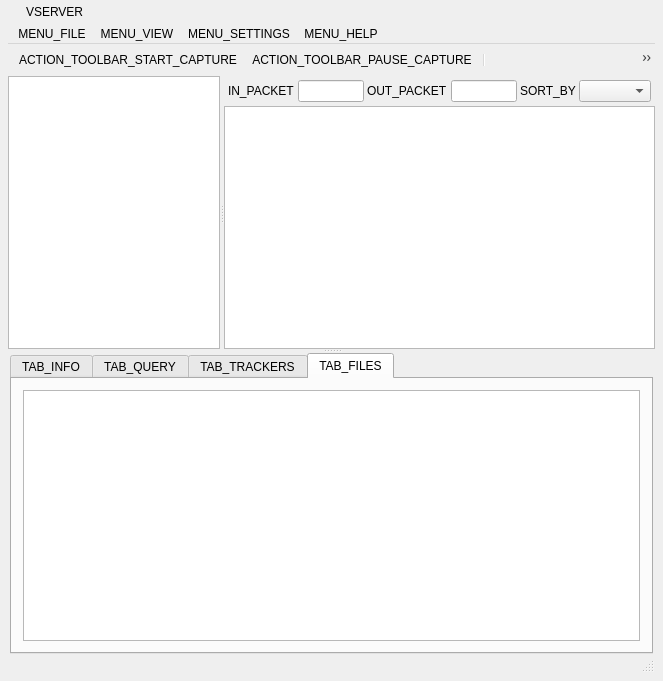
<?xml version="1.0" encoding="UTF-8"?>
<ui version="4.0">
 <class>CustomWindow</class>
 <widget class="QWidget" name="CustomWindow">
  <property name="geometry">
   <rect>
    <x>0</x>
    <y>0</y>
    <width>663</width>
    <height>681</height>
   </rect>
  </property>
  <property name="mouseTracking">
   <bool>true</bool>
  </property>
  <property name="windowTitle">
   <string>CuteTorrent</string>
  </property>
  <layout class="QVBoxLayout" name="verticalLayout">
   <property name="spacing">
    <number>0</number>
   </property>
   <property name="leftMargin">
    <number>2</number>
   </property>
   <property name="topMargin">
    <number>1</number>
   </property>
   <property name="rightMargin">
    <number>2</number>
   </property>
   <property name="bottomMargin">
    <number>2</number>
   </property>
   <item>
    <widget class="QWidget" name="titleBar" native="true">
     <property name="minimumSize">
      <size>
       <width>0</width>
       <height>23</height>
      </size>
     </property>
     <property name="maximumSize">
      <size>
       <width>16777215</width>
       <height>23</height>
      </size>
     </property>
     <property name="styleSheet">
      <string notr="true"/>
     </property>
     <layout class="QHBoxLayout" name="horizontalLayout">
      <property name="spacing">
       <number>4</number>
      </property>
      <property name="leftMargin">
       <number>5</number>
      </property>
      <property name="topMargin">
       <number>0</number>
      </property>
      <property name="rightMargin">
       <number>1</number>
      </property>
      <property name="bottomMargin">
       <number>0</number>
      </property>
      <item>
       <widget class="QLabel" name="tbMenu">
        <property name="maximumSize">
         <size>
          <width>15</width>
          <height>15</height>
         </size>
        </property>
        <property name="text">
         <string/>
        </property>
        <property name="pixmap">
         <pixmap resource="../../Resources/resource.qrc">:/icons/app.ico</pixmap>
        </property>
        <property name="scaledContents">
         <bool>true</bool>
        </property>
       </widget>
      </item>
      <item>
       <widget class="QLabel" name="LTitle">
        <property name="minimumSize">
         <size>
          <width>100</width>
          <height>22</height>
         </size>
        </property>
        <property name="maximumSize">
         <size>
          <width>16777215</width>
          <height>22</height>
         </size>
        </property>
        <property name="styleSheet">
         <string notr="true"/>
        </property>
        <property name="text">
         <string>VSERVER</string>
        </property>
        <property name="textFormat">
         <enum>Qt::AutoText</enum>
        </property>
       </widget>
      </item>
      <item>
       <widget class="QPushButton" name="pbMin">
        <property name="minimumSize">
         <size>
          <width>3</width>
          <height>22</height>
         </size>
        </property>
        <property name="maximumSize">
         <size>
          <width>22</width>
          <height>22</height>
         </size>
        </property>
        <property name="iconSize">
         <size>
          <width>22</width>
          <height>22</height>
         </size>
        </property>
        <property name="flat">
         <bool>true</bool>
        </property>
       </widget>
      </item>
      <item>
       <widget class="QPushButton" name="pbMax">
        <property name="minimumSize">
         <size>
          <width>3</width>
          <height>22</height>
         </size>
        </property>
        <property name="maximumSize">
         <size>
          <width>22</width>
          <height>22</height>
         </size>
        </property>
        <property name="iconSize">
         <size>
          <width>22</width>
          <height>22</height>
         </size>
        </property>
        <property name="flat">
         <bool>true</bool>
        </property>
       </widget>
      </item>
      <item>
       <widget class="QPushButton" name="pbClose">
        <property name="minimumSize">
         <size>
          <width>3</width>
          <height>22</height>
         </size>
        </property>
        <property name="maximumSize">
         <size>
          <width>22</width>
          <height>22</height>
         </size>
        </property>
        <property name="iconSize">
         <size>
          <width>22</width>
          <height>22</height>
         </size>
        </property>
        <property name="flat">
         <bool>true</bool>
        </property>
       </widget>
      </item>
     </layout>
    </widget>
   </item>
   <item>
    <widget class="QWidget" name="m_centralWidget" native="true">
     <property name="mouseTracking">
      <bool>true</bool>
     </property>
     <property name="styleSheet">
      <string notr="true"/>
     </property>
     <layout class="QGridLayout" name="gridLayout_3">
      <property name="leftMargin">
       <number>6</number>
      </property>
      <property name="topMargin">
       <number>1</number>
      </property>
      <property name="rightMargin">
       <number>6</number>
      </property>
      <property name="bottomMargin">
       <number>6</number>
      </property>
      <property name="spacing">
       <number>0</number>
      </property>
      <item row="6" column="0">
       <widget class="QStatusBar" name="vServerStatusBar">
        <property name="maximumSize">
         <size>
          <width>16777215</width>
          <height>19</height>
         </size>
        </property>
        <property name="styleSheet">
         <string notr="true"/>
        </property>
       </widget>
      </item>
      <item row="5" column="0">
       <layout class="QGridLayout" name="main_grid_layout">
        <property name="leftMargin">
         <number>0</number>
        </property>
        <property name="rightMargin">
         <number>0</number>
        </property>
        <property name="spacing">
         <number>0</number>
        </property>
        <item row="0" column="1">
         <widget class="QSplitter" name="verticalSplitter">
          <property name="sizePolicy">
           <sizepolicy hsizetype="Expanding" vsizetype="Expanding">
            <horstretch>0</horstretch>
            <verstretch>0</verstretch>
           </sizepolicy>
          </property>
          <property name="mouseTracking">
           <bool>true</bool>
          </property>
          <property name="frameShape">
           <enum>QFrame::NoFrame</enum>
          </property>
          <property name="orientation">
           <enum>Qt::Vertical</enum>
          </property>
          <widget class="QSplitter" name="horizontalSplitter">
           <property name="mouseTracking">
            <bool>true</bool>
           </property>
           <property name="styleSheet">
            <string notr="true"/>
           </property>
           <property name="orientation">
            <enum>Qt::Horizontal</enum>
           </property>
           <widget class="QTreeView" name="t_Tscenario_TreeView">
            <property name="mouseTracking">
             <bool>true</bool>
            </property>
            <property name="acceptDrops">
             <bool>true</bool>
            </property>
            <property name="editTriggers">
             <set>QAbstractItemView::NoEditTriggers</set>
            </property>
            <property name="verticalScrollMode">
             <enum>QAbstractItemView::ScrollPerPixel</enum>
            </property>
            <property name="rootIsDecorated">
             <bool>false</bool>
            </property>
            <property name="animated">
             <bool>true</bool>
            </property>
            <property name="headerHidden">
             <bool>true</bool>
            </property>
           </widget>
           <widget class="QWidget" name="ItemListContainer" native="true">
            <layout class="QVBoxLayout" name="torrentViewLayout">
             <property name="spacing">
              <number>0</number>
             </property>
             <property name="leftMargin">
              <number>0</number>
             </property>
             <property name="topMargin">
              <number>0</number>
             </property>
             <property name="rightMargin">
              <number>0</number>
             </property>
             <property name="bottomMargin">
              <number>0</number>
             </property>
             <item>
              <widget class="QWidget" name="SortersContainer" native="true">
               <layout class="QHBoxLayout" name="horizontalLayout_3">
                <property name="spacing">
                 <number>3</number>
                </property>
                <property name="leftMargin">
                 <number>4</number>
                </property>
                <property name="topMargin">
                 <number>4</number>
                </property>
                <property name="rightMargin">
                 <number>4</number>
                </property>
                <property name="bottomMargin">
                 <number>4</number>
                </property>
                <item>
                 <widget class="QWidget" name="TorentLimitsContainer" native="true">
                  <layout class="QHBoxLayout" name="horizontalLayout_2">
                   <property name="spacing">
                    <number>3</number>
                   </property>
                   <property name="leftMargin">
                    <number>0</number>
                   </property>
                   <property name="topMargin">
                    <number>0</number>
                   </property>
                   <property name="rightMargin">
                    <number>0</number>
                   </property>
                   <property name="bottomMargin">
                    <number>0</number>
                   </property>
                   <item>
                    <widget class="QLabel" name="l_inPacket">
                     <property name="text">
                      <string>IN_PACKET</string>
                     </property>
                    </widget>
                   </item>
                   <item>
                    <widget class="QLineEdit" name="In_Packet_lineEdit"/>
                   </item>
                   <item>
                    <widget class="QLabel" name="l_outPacket">
                     <property name="text">
                      <string>OUT_PACKET</string>
                     </property>
                    </widget>
                   </item>
                  </layout>
                 </widget>
                </item>
                <item>
                 <spacer name="horizontalSpacer">
                  <property name="orientation">
                   <enum>Qt::Horizontal</enum>
                  </property>
                  <property name="sizeHint" stdset="0">
                   <size>
                    <width>6</width>
                    <height>20</height>
                   </size>
                  </property>
                 </spacer>
                </item>
                <item>
                 <widget class="QLineEdit" name="Out_PacketlineEdit"/>
                </item>
                <item>
                 <widget class="QLabel" name="label_15">
                  <property name="text">
                   <string>SORT_BY</string>
                  </property>
                 </widget>
                </item>
                <item>
                 <widget class="QComboBox" name="sortByComboBox"/>
                </item>
               </layout>
              </widget>
             </item>
             <item>
              <widget class="QTreeView" name="t_data_TreeView"/>
             </item>
            </layout>
           </widget>
          </widget>
          <widget class="QStackedWidget" name="m_pInfoPlaneContainer">
           <property name="currentIndex">
            <number>0</number>
           </property>
           <widget class="QWidget" name="VserverPage">
            <layout class="QGridLayout" name="gridLayout_11">
             <property name="leftMargin">
              <number>2</number>
             </property>
             <property name="topMargin">
              <number>0</number>
             </property>
             <property name="rightMargin">
              <number>2</number>
             </property>
             <property name="bottomMargin">
              <number>0</number>
             </property>
             <item row="0" column="0">
              <widget class="QTabWidget" name="Query_TabWidget">
               <property name="mouseTracking">
                <bool>true</bool>
               </property>
               <property name="acceptDrops">
                <bool>true</bool>
               </property>
               <property name="currentIndex">
                <number>3</number>
               </property>
               <widget class="QWidget" name="infoTab">
                <property name="mouseTracking">
                 <bool>true</bool>
                </property>
                <attribute name="title">
                 <string>TAB_INFO</string>
                </attribute>
                <layout class="QGridLayout" name="gridLayout_7"/>
               </widget>
               <widget class="QWidget" name="tab_3">
                <property name="mouseTracking">
                 <bool>true</bool>
                </property>
                <attribute name="title">
                 <string>TAB_QUERY</string>
                </attribute>
                <layout class="QGridLayout" name="gridLayout_2">
                 <item row="0" column="0">
                  <widget class="QTableView" name="queryTableView">
                   <property name="mouseTracking">
                    <bool>true</bool>
                   </property>
                   <property name="editTriggers">
                    <set>QAbstractItemView::NoEditTriggers</set>
                   </property>
                   <property name="selectionBehavior">
                    <enum>QAbstractItemView::SelectRows</enum>
                   </property>
                   <property name="showGrid">
                    <bool>false</bool>
                   </property>
                   <property name="sortingEnabled">
                    <bool>true</bool>
                   </property>
                   <attribute name="verticalHeaderVisible">
                    <bool>false</bool>
                   </attribute>
                   <attribute name="verticalHeaderDefaultSectionSize">
                    <number>18</number>
                   </attribute>
                  </widget>
                 </item>
                </layout>
               </widget>
               <widget class="QWidget" name="tab_2">
                <property name="mouseTracking">
                 <bool>true</bool>
                </property>
                <attribute name="title">
                 <string>TAB_TRACKERS</string>
                </attribute>
                <layout class="QGridLayout" name="gridLayout"/>
               </widget>
               <widget class="QWidget" name="tab_4">
                <property name="mouseTracking">
                 <bool>true</bool>
                </property>
                <attribute name="title">
                 <string>TAB_FILES</string>
                </attribute>
                <layout class="QGridLayout" name="gridLayout_5">
                 <item row="0" column="0">
                  <widget class="QTreeView" name="fileTableView">
                   <property name="maximumSize">
                    <size>
                     <width>16777215</width>
                     <height>16777215</height>
                    </size>
                   </property>
                   <property name="mouseTracking">
                    <bool>true</bool>
                   </property>
                   <property name="contextMenuPolicy">
                    <enum>Qt::CustomContextMenu</enum>
                   </property>
                   <property name="selectionMode">
                    <enum>QAbstractItemView::ExtendedSelection</enum>
                   </property>
                   <property name="sortingEnabled">
                    <bool>true</bool>
                   </property>
                   <property name="animated">
                    <bool>true</bool>
                   </property>
                  </widget>
                 </item>
                </layout>
               </widget>
              </widget>
             </item>
            </layout>
           </widget>
           <widget class="QWidget" name="extra">
            <layout class="QGridLayout" name="m_pRssInfoLayout">
             <property name="leftMargin">
              <number>0</number>
             </property>
             <property name="topMargin">
              <number>2</number>
             </property>
             <property name="rightMargin">
              <number>0</number>
             </property>
             <property name="bottomMargin">
              <number>2</number>
             </property>
            </layout>
           </widget>
          </widget>
         </widget>
        </item>
       </layout>
      </item>
      <item row="1" column="0">
       <widget class="QMenuBar" name="mainMenuBar">
        <property name="enabled">
         <bool>true</bool>
        </property>
        <property name="defaultUp">
         <bool>false</bool>
        </property>
        <property name="nativeMenuBar">
         <bool>false</bool>
        </property>
        <widget class="QMenu" name="fileMenu">
         <property name="title">
          <string>MENU_FILE</string>
         </property>
         <addaction name="ACTION_MENUFILE_OPEN_DUMP"/>
         <addaction name="ACTION_MENUFILE_LIVE_CAPTURE"/>
         <addaction name="separator"/>
         <addaction name="separator"/>
         <addaction name="ACTION_MENUFILE_EXIT"/>
        </widget>
        <widget class="QMenu" name="settingsMenu">
         <property name="title">
          <string>MENU_SETTINGS</string>
         </property>
         <addaction name="ACTION_MENU_CONFIGURATION"/>
        </widget>
        <widget class="QMenu" name="menu_CuteTorrent">
         <property name="title">
          <string>MENU_HELP</string>
         </property>
         <addaction name="ACTION_MENUHELP_ABAUT_CT"/>
         <addaction name="ACTION_MENUHELP_ABOUT_QT"/>
         <addaction name="separator"/>
         <addaction name="ACTION_MENUHELP_CHECK_UPDATE"/>
         <addaction name="ACTION_MENUHELP_REPORT_PROBLEM"/>
        </widget>
        <widget class="QMenu" name="viewMenu">
         <property name="title">
          <string>MENU_VIEW</string>
         </property>
         <addaction name="ACTION_MENUVIEW_TOGGLE_TOOLBAR_VISIBILITY"/>
         <addaction name="ACTION_MENUVIEW_TOGGLE_SCENARIO_INFO_VISIBILITY"/>
         <addaction name="ACTION_MENUVIEW_TOGGLE_STATUSBAR_VISIBILITY"/>
         <addaction name="separator"/>
         <addaction name="separator"/>
        </widget>
        <addaction name="fileMenu"/>
        <addaction name="viewMenu"/>
        <addaction name="settingsMenu"/>
        <addaction name="menu_CuteTorrent"/>
       </widget>
      </item>
      <item row="3" column="0">
       <widget class="QStackedWidget" name="m_pToolBarsContainer">
        <property name="maximumSize">
         <size>
          <width>16777215</width>
          <height>32</height>
         </size>
        </property>
        <property name="mouseTracking">
         <bool>true</bool>
        </property>
        <property name="currentIndex">
         <number>0</number>
        </property>
        <widget class="QToolBar" name="m_toolbar">
         <property name="acceptDrops">
          <bool>true</bool>
         </property>
         <addaction name="ACTION_TOOLBAR_START_CAPTURE"/>
         <addaction name="ACTION_TOOLBAR_PAUSE_CAPTURE"/>
         <addaction name="separator"/>
         <addaction name="ACTION_TOOLBAR_SHOW_INTERFACE"/>
         <addaction name="ACTION_TOOLBAR_SHOW_PROTOCOLS"/>
         <addaction name="separator"/>
         <addaction name="ACTION_TOOLBAR_START_SERVER"/>
         <addaction name="ACTION_TOOLBAR_STOP_SERVER"/>
        </widget>
        <widget class="QWidget" name="page"/>
       </widget>
      </item>
     </layout>
    </widget>
   </item>
  </layout>
  <action name="ACTION_MENUFILE_OPEN_DUMP">
   <property name="text">
    <string>MENU_OPEN</string>
   </property>
   <property name="shortcut">
    <string>Ctrl+O</string>
   </property>
   <property name="shortcutContext">
    <enum>Qt::WindowShortcut</enum>
   </property>
  </action>
  <action name="ACTION_MENUFILE_LIVE_CAPTURE">
   <property name="text">
    <string>MENU_LIVE</string>
   </property>
   <property name="shortcut">
    <string>Ctrl+C</string>
   </property>
  </action>
  <action name="ACTION_MENUFILE_EXIT">
   <property name="text">
    <string>MENU_EXIT</string>
   </property>
   <property name="shortcut">
    <string>Alt+X</string>
   </property>
   <property name="menuRole">
    <enum>QAction::QuitRole</enum>
   </property>
  </action>
  <action name="ACTION_MENU_CONFIGURATION">
   <property name="text">
    <string>MENU_CONFIGURATION</string>
   </property>
   <property name="shortcut">
    <string>Ctrl+S</string>
   </property>
   <property name="menuRole">
    <enum>QAction::PreferencesRole</enum>
   </property>
  </action>
  <action name="ACTION_MENUHELP_ABAUT_CT">
   <property name="text">
    <string>MENU_ABAUT</string>
   </property>
   <property name="shortcut">
    <string>F1</string>
   </property>
   <property name="menuRole">
    <enum>QAction::AboutRole</enum>
   </property>
  </action>
  <action name="ACTION_MENUHELP_CHECK_UPDATE">
   <property name="text">
    <string>MENU_CHECK_UPDATES</string>
   </property>
   <property name="shortcut">
    <string>Ctrl+U</string>
   </property>
  </action>
  <action name="ACTION_TOOLBAR_SHOW_INTERFACE">
   <property name="text">
    <string>ACTION_TOOLBAR_SHOW_INTERFACE</string>
   </property>
   <property name="toolTip">
    <string>&lt;html&gt;&lt;head/&gt;&lt;body&gt;&lt;p&gt;ACTION_TOOLBAR_SHOW_INTERFACE&lt;/p&gt;&lt;/body&gt;&lt;/html&gt;</string>
   </property>
  </action>
  <action name="ACTION_TOOLBAR_START_CAPTURE">
   <property name="text">
    <string>ACTION_TOOLBAR_START_CAPTURE</string>
   </property>
   <property name="toolTip">
    <string>&lt;html&gt;&lt;head/&gt;&lt;body&gt;&lt;p&gt;ACTION_TOOLBAR_START_CAPTURE&lt;/p&gt;&lt;/body&gt;&lt;/html&gt;</string>
   </property>
  </action>
  <action name="ACTION_TOOLBAR_PAUSE_CAPTURE">
   <property name="text">
    <string>ACTION_TOOLBAR_PAUSE_CAPTURE</string>
   </property>
   <property name="toolTip">
    <string>&lt;html&gt;&lt;head/&gt;&lt;body&gt;&lt;p&gt;ACTION_TOOLBAR_PAUSE_CAPTURE&lt;/p&gt;&lt;/body&gt;&lt;/html&gt;</string>
   </property>
  </action>
  <action name="ACTION_TOOLBAR_SHOW_PROTOCOLS">
   <property name="text">
    <string>ACTION_TOOLBAR_SHOW_PROTOCOLS</string>
   </property>
   <property name="toolTip">
    <string>&lt;html&gt;&lt;head/&gt;&lt;body&gt;&lt;p&gt;ACTION_TOOLBAR_SHOW_PROTOCOLS&lt;/p&gt;&lt;/body&gt;&lt;/html&gt;</string>
   </property>
  </action>
  <action name="ACTION_TOOLBAR_STOP_SERVER">
   <property name="text">
    <string>ACTION_TOOLBAR_STOP_SERVER</string>
   </property>
   <property name="toolTip">
    <string>&lt;html&gt;&lt;head/&gt;&lt;body&gt;&lt;p&gt;ACTION_TOOLBAR_STOP_SERVER&lt;/p&gt;&lt;/body&gt;&lt;/html&gt;</string>
   </property>
  </action>
  <action name="ACTION_TOOLBAR_START_RECORDING">
   <property name="text">
    <string>ACTION_TOOLBAR_START_RECORDING</string>
   </property>
  </action>
  <action name="ACTION_TOOLBAR_START_SERVER">
   <property name="text">
    <string>ACTION_TOOLBAR_START_RECORDING</string>
   </property>
  </action>
  <action name="ACTION_MENUHELP_ABOUT_QT">
   <property name="text">
    <string>MENU_ABOUT_QT</string>
   </property>
  </action>
  <action name="ACTION_MENUHELP_REPORT_PROBLEM">
   <property name="text">
    <string>MENU_REPORT_PROBLEM</string>
   </property>
  </action>
  <action name="ACTION_MENUVIEW_TOGGLE_TOOLBAR_VISIBILITY">
   <property name="checkable">
    <bool>true</bool>
   </property>
   <property name="text">
    <string>MENU_TOGGLE_TOOLBAR_VISIBILITY</string>
   </property>
  </action>
  <action name="ACTION_MENUVIEW_TOGGLE_SCENARIO_INFO_VISIBILITY">
   <property name="checkable">
    <bool>true</bool>
   </property>
   <property name="text">
    <string>ACTION_MENUVIEW_TOGGLE_SCENARIO_INFO_VISIBILITY</string>
   </property>
  </action>
  <action name="ACTION_MENUVIEW_TOGGLE_STATUSBAR_VISIBILITY">
   <property name="checkable">
    <bool>true</bool>
   </property>
   <property name="text">
    <string>MENU_TOGGLE_STATUSBAR_VISIBILITY</string>
   </property>
  </action>
  <action name="ACTION_MENUVIEW_TOGGLE_GROUPS_VISIBILITY">
   <property name="checkable">
    <bool>true</bool>
   </property>
   <property name="text">
    <string>MENU_TOGGLE_GROUPS_VISIBILITY</string>
   </property>
  </action>
 </widget>
 <layoutdefault spacing="6" margin="11"/>
 <tabstops>
  <tabstop>t_Tscenario_TreeView</tabstop>
  <tabstop>Query_TabWidget</tabstop>
  <tabstop>queryTableView</tabstop>
  <tabstop>fileTableView</tabstop>
  <tabstop>pbMin</tabstop>
  <tabstop>pbMax</tabstop>
  <tabstop>pbClose</tabstop>
 </tabstops>
 <resources>
  <include location="../../Resources/resource.qrc"/>
 </resources>
 <connections>
  <connection>
   <sender>ACTION_MENUFILE_OPEN_DUMP</sender>
   <signal>triggered()</signal>
   <receiver>CustomWindow</receiver>
   <slot>open_tcp_dump_file()</slot>
   <hints>
    <hint type="sourcelabel">
     <x>-1</x>
     <y>-1</y>
    </hint>
    <hint type="destinationlabel">
     <x>339</x>
     <y>326</y>
    </hint>
   </hints>
  </connection>
  <connection>
   <sender>ACTION_MENU_CONFIGURATION</sender>
   <signal>triggered()</signal>
   <receiver>CustomWindow</receiver>
   <slot>open_configuration_dialog()</slot>
   <hints>
    <hint type="sourcelabel">
     <x>-1</x>
     <y>-1</y>
    </hint>
    <hint type="destinationlabel">
     <x>339</x>
     <y>326</y>
    </hint>
   </hints>
  </connection>
  <connection>
   <sender>ACTION_MENUHELP_CHECK_UPDATE</sender>
   <signal>triggered()</signal>
   <receiver>CustomWindow</receiver>
   <slot>check_updates()</slot>
   <hints>
    <hint type="sourcelabel">
     <x>-1</x>
     <y>-1</y>
    </hint>
    <hint type="destinationlabel">
     <x>339</x>
     <y>326</y>
    </hint>
   </hints>
  </connection>
  <connection>
   <sender>ACTION_MENUHELP_ABAUT_CT</sender>
   <signal>triggered()</signal>
   <receiver>CustomWindow</receiver>
   <slot>show_about()</slot>
   <hints>
    <hint type="sourcelabel">
     <x>-1</x>
     <y>-1</y>
    </hint>
    <hint type="destinationlabel">
     <x>339</x>
     <y>326</y>
    </hint>
   </hints>
  </connection>
  <connection>
   <sender>ACTION_MENUFILE_LIVE_CAPTURE</sender>
   <signal>triggered()</signal>
   <receiver>CustomWindow</receiver>
   <slot>live_capture()</slot>
   <hints>
    <hint type="sourcelabel">
     <x>-1</x>
     <y>-1</y>
    </hint>
    <hint type="destinationlabel">
     <x>339</x>
     <y>326</y>
    </hint>
   </hints>
  </connection>
  <connection>
   <sender>ACTION_TOOLBAR_SHOW_INTERFACE</sender>
   <signal>triggered()</signal>
   <receiver>CustomWindow</receiver>
   <slot>show_interface_list()</slot>
   <hints>
    <hint type="sourcelabel">
     <x>-1</x>
     <y>-1</y>
    </hint>
    <hint type="destinationlabel">
     <x>265</x>
     <y>309</y>
    </hint>
   </hints>
  </connection>
  <connection>
   <sender>ACTION_TOOLBAR_START_SERVER</sender>
   <signal>triggered()</signal>
   <receiver>CustomWindow</receiver>
   <slot>show_start_server_dialog()</slot>
   <hints>
    <hint type="sourcelabel">
     <x>-1</x>
     <y>-1</y>
    </hint>
    <hint type="destinationlabel">
     <x>265</x>
     <y>309</y>
    </hint>
   </hints>
  </connection>
  <connection>
   <sender>ACTION_TOOLBAR_START_CAPTURE</sender>
   <signal>triggered()</signal>
   <receiver>CustomWindow</receiver>
   <slot>live_capture()</slot>
   <hints>
    <hint type="sourcelabel">
     <x>-1</x>
     <y>-1</y>
    </hint>
    <hint type="destinationlabel">
     <x>265</x>
     <y>309</y>
    </hint>
   </hints>
  </connection>
  <connection>
   <sender>ACTION_MENUVIEW_TOGGLE_SCENARIO_INFO_VISIBILITY</sender>
   <signal>toggled(bool)</signal>
   <receiver>CustomWindow</receiver>
   <slot>toggle_scenario_tree_visibility(bool)</slot>
   <hints>
    <hint type="sourcelabel">
     <x>-1</x>
     <y>-1</y>
    </hint>
    <hint type="destinationlabel">
     <x>274</x>
     <y>340</y>
    </hint>
   </hints>
  </connection>
  <connection>
   <sender>ACTION_MENUVIEW_TOGGLE_TOOLBAR_VISIBILITY</sender>
   <signal>toggled(bool)</signal>
   <receiver>CustomWindow</receiver>
   <slot>toggle_toolbar_visibility(bool)</slot>
   <hints>
    <hint type="sourcelabel">
     <x>-1</x>
     <y>-1</y>
    </hint>
    <hint type="destinationlabel">
     <x>274</x>
     <y>340</y>
    </hint>
   </hints>
  </connection>
  <connection>
   <sender>ACTION_MENUVIEW_TOGGLE_STATUSBAR_VISIBILITY</sender>
   <signal>toggled(bool)</signal>
   <receiver>CustomWindow</receiver>
   <slot>toggle_statusbar_visibility(bool)</slot>
   <hints>
    <hint type="sourcelabel">
     <x>-1</x>
     <y>-1</y>
    </hint>
    <hint type="destinationlabel">
     <x>274</x>
     <y>340</y>
    </hint>
   </hints>
  </connection>
  <connection>
   <sender>ACTION_MENUHELP_REPORT_PROBLEM</sender>
   <signal>triggered()</signal>
   <receiver>CustomWindow</receiver>
   <slot>show_report_dialog()</slot>
   <hints>
    <hint type="sourcelabel">
     <x>-1</x>
     <y>-1</y>
    </hint>
    <hint type="destinationlabel">
     <x>274</x>
     <y>340</y>
    </hint>
   </hints>
  </connection>
 </connections>
</ui>
